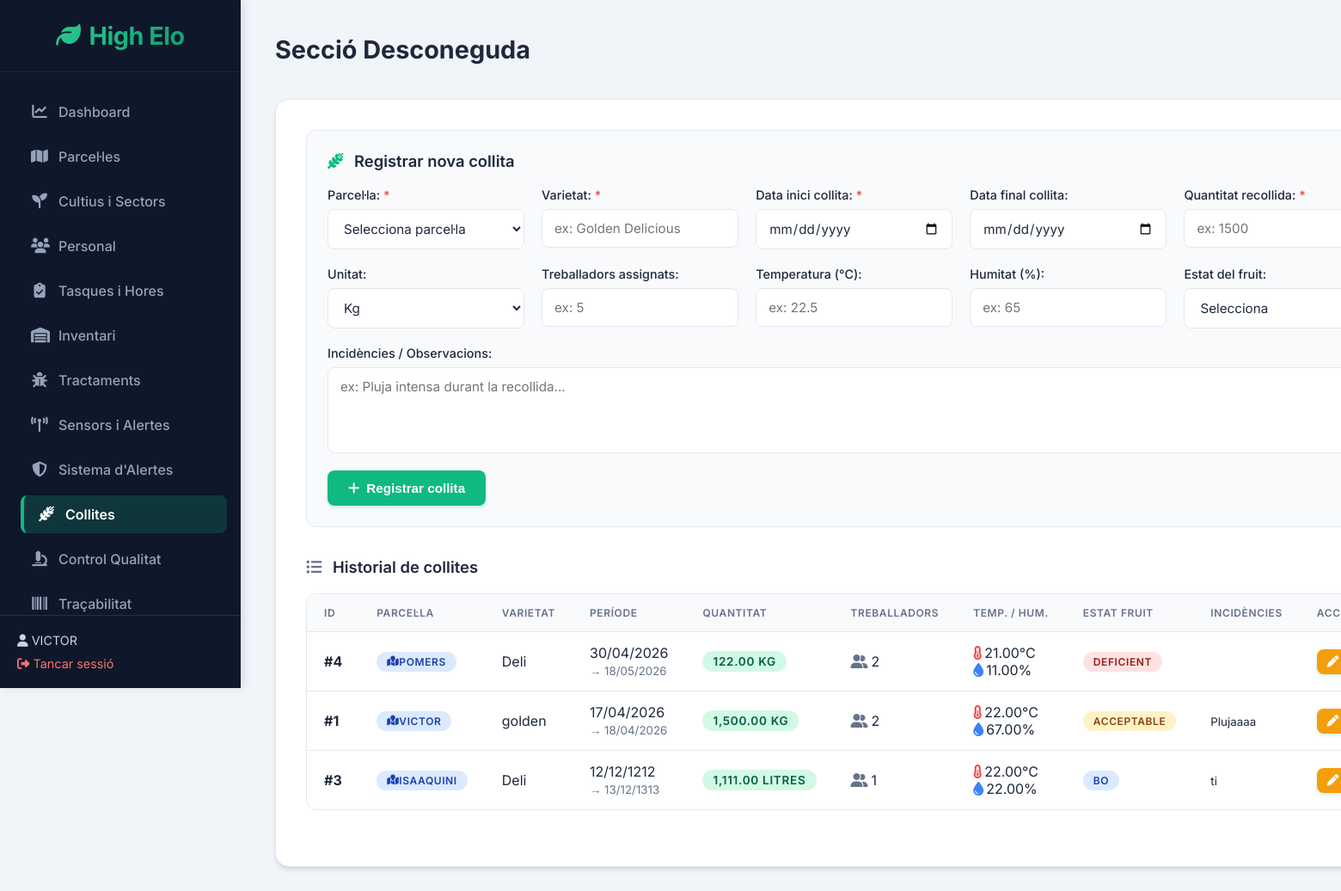
Screenshot of /index.php?p=collites (signed in) with the database file from the repository.
### tables this page shows
CREATE TABLE `collita` (
  `id_collita` int(11) NOT NULL,
  `data_inici` date NOT NULL,
  `data_final` date DEFAULT NULL,
  `id_parcela` int(11) NOT NULL,
  `varietat` varchar(100) NOT NULL,
  `quantitat` decimal(10,2) NOT NULL DEFAULT 0.00,
  `unitat` varchar(30) NOT NULL DEFAULT 'kg',
  `treballadors` int(11) DEFAULT 0,
  `temperatura` decimal(5,2) DEFAULT NULL,
  `humitat` decimal(5,2) DEFAULT NULL,
  `estat_fruit` varchar(100) DEFAULT NULL,
  `incidencies` text DEFAULT NULL
);

### modules/collites.php (the view, shortened to what this page needs)
<?php
$conn->query("
    CREATE TABLE IF NOT EXISTS `Collita` (
        `id_collita` int(11) NOT NULL AUTO_INCREMENT,
        `data_inici` date NOT NULL,
        `data_final` date DEFAULT NULL,
        `id_parcela` int(11) NOT NULL,
        `varietat` varchar(100) NOT NULL,
        `quantitat` decimal(10,2) NOT NULL DEFAULT 0.00,
        `unitat` varchar(30) NOT NULL DEFAULT 'kg',
        `treballadors` int(11) DEFAULT 0,
        `temperatura` decimal(5,2) DEFAULT NULL,
        `humitat` decimal(5,2) DEFAULT NULL,
        `estat_fruit` varchar(100) DEFAULT NULL,
        `incidencies` text DEFAULT NULL,
        PRIMARY KEY (`id_collita`),
        KEY `id_parcela` (`id_parcela`),
        CONSTRAINT `collita_ibfk_parcela` FOREIGN KEY (`id_parcela`) REFERENCES `Parcel·la` (`id_parcela`) ON DELETE CASCADE
    ) ENGINE=InnoDB DEFAULT CHARSET=utf8mb4 COLLATE=utf8mb4_spanish_ci
");
$editant = null;
?>
<div class="section">
    <div class="form-section">
        <h3>
            <?php if ($editant): ?>
                <i class="fa-solid fa-pen-to-square" style="color:var(--warning); margin-right:8px;"></i> Editar collita #<?= $editant['id_collita'] ?>
            <?php else: ?>
                <i class="fa-solid fa-wheat-awn" style="color:var(--primary); margin-right:8px;"></i> Registrar nova collita
            <?php endif; ?>
        </h3>
        <form method="post">
            <div class="form-grid">
                <div class="form-group">
                    <label>Parcel·la: <span style="color:var(--danger);">*</span></label>
                    <select name="id_parcela" required>
                        <option value="">Selecciona parcel·la</option>
                    </select>
                </div>
                <div class="form-group">
                    <label>Varietat: <span style="color:var(--danger);">*</span></label>
                    <input type="text" name="varietat" required placeholder="ex: Golden Delicious"
                           value="<?= htmlspecialchars($editant['varietat'] ?? '') ?>">
                </div>
                <div class="form-group">
                    <label>Data inici collita: <span style="color:var(--danger);">*</span></label>
                    <input type="date" name="data_inici" required
                           value="<?= $editant['data_inici'] ?? '' ?>">
                </div>
                <div class="form-group">
                    <label>Data final collita:</label>
                    <input type="date" name="data_final"
                           value="<?= $editant['data_final'] ?? '' ?>">
                </div>
                <div class="form-group">
                    <label>Quantitat recollida: <span style="color:var(--danger);">*</span></label>
                    <input type="number" name="quantitat" step="0.01" min="0" required placeholder="ex: 1500"
                           value="<?= $editant['quantitat'] ?? '' ?>">
                </div>
                <div class="form-group">
                    <label>Unitat:</label>
                    <select name="unitat">
                        <?php
                        $unitats = ['kg', 'tones', 'caixes', 'litres', 'unitats'];
                        foreach ($unitats as $u) {
                            $sel = ($editant && ($editant['unitat'] ?? '') === $u) ? 'selected' : '';
                            echo "<option value=\"$u\" $sel>" . ucfirst($u) . "</option>";
                        }
                        ?>
                    </select>
                </div>
                <div class="form-group">
                    <label>Treballadors assignats:</label>
                    <input type="number" name="treballadors" min="0" placeholder="ex: 5"
                           value="<?= $editant['treballadors'] ?? '' ?>">
                </div>
                <div class="form-group">
                    <label>Temperatura (°C):</label>
                    <input type="number" name="temperatura" step="0.1" placeholder="ex: 22.5"
                           value="<?= $editant['temperatura'] ?? '' ?>">
                </div>
                <div class="form-group">
                    <label>Humitat (%):</label>
                    <input type="number" name="humitat" step="0.1" min="0" max="100" placeholder="ex: 65"
                           value="<?= $editant['humitat'] ?? '' ?>">
                </div>
                <div class="form-group">
                    <label>Estat del fruit:</label>
                    <select name="estat_fruit">
                        <option value="">Selecciona</option>
                    </select>
                </div>
                <div class="form-group full-width">
                    <label>Incidències / Observacions:</label>
                    <textarea name="incidencies" rows="2" placeholder="ex: Pluja intensa durant la recollida..."><?= htmlspecialchars($editant['incidencies'] ?? '') ?></textarea>
                </div>
            </div>
            <?php if ($editant): ?>
                <button type="submit" class="btn" style="background:var(--warning); color:#fff;">
                    <i class="fa-solid fa-floppy-disk"></i> Guardar canvis
                </button>
                <a href="?p=collites" class="btn" style="background:white; border:1px solid var(--border-color); color:var(--text-main); margin-left:10px; box-shadow:none;">
                    <i class="fa-solid fa-xmark"></i> Cancel·lar
                </a>
            <?php else: ?>
                <button type="submit" class="btn">
                    <i class="fa-solid fa-plus"></i> Registrar collita
                </button>
            <?php endif; ?>
        </form>
    </div>
    <h3><i class="fa-solid fa-list-ul" style="margin-right:8px; color:var(--text-muted);"></i> Historial de collites</h3>
    <?php
    $collites = $conn->query("
        SELECT c.*, p.nom AS nom_parcela
        FROM Collita c
        JOIN Parcel·la p ON c.id_parcela = p.id_parcela
        ORDER BY c.data_inici DESC
    ");
    if ($collites && $collites->num_rows > 0):
    ?>
        <div class="table-container">
            <table>
                <tr>
                    <th>ID</th>
                    <th>Parcel·la</th>
                    <th>Varietat</th>
                    <th>Període</th>
                    <th>Quantitat</th>
                    <th>Treballadors</th>
                    <th>Temp. / Hum.</th>
                    <th>Estat fruit</th>
                    <th>Incidències</th>
                    <th>Accions</th>
                </tr>
                <?php while ($c = $collites->fetch_assoc()): ?>
                    <tr>
                        <td><strong>#<?= $c['id_collita'] ?></strong></td>
                        <td><span class="badge badge-info"><i class="fa-solid fa-map-location"></i> <?= htmlspecialchars($c['nom_parcela']) ?></span></td>
                        <td><?= htmlspecialchars($c['varietat']) ?></td>
                        <td>
                            <?= date('d/m/Y', strtotime($c['data_inici'])) ?>
                            <?php if ($c['data_final']): ?>
                                <br><small style="color:var(--text-muted);">→ <?= date('d/m/Y', strtotime($c['data_final'])) ?></small>
                            <?php endif; ?>
                        </td>
                        <td><span class="badge badge-success" style="font-size:0.85rem;"><?= number_format($c['quantitat'], 2) ?> <?= htmlspecialchars($c['unitat']) ?></span></td>
                        <td>
                            <?php if ($c['treballadors'] > 0): ?>
                                <i class="fa-solid fa-user-group" style="color:var(--text-muted); margin-right:4px;"></i><?= $c['treballadors'] ?>
                            <?php else: ?>
                                -
                            <?php endif; ?>
                        </td>
                        <td>
                            <?php if ($c['temperatura'] !== null): ?>
                                <i class="fa-solid fa-temperature-half" style="color:var(--danger); margin-right:3px;"></i><?= $c['temperatura'] ?>°C
                            <?php endif; ?>
                            <?php if ($c['humitat'] !== null): ?>
                                <br><i class="fa-solid fa-droplet" style="color:var(--info); margin-right:3px;"></i><?= $c['humitat'] ?>%
                            <?php endif; ?>
                        </td>
                        <td>
                            <?php
                            if ($c['estat_fruit']) {
                                $ec = 'badge-secondary';
                                if ($c['estat_fruit'] === 'Excel·lent') $ec = 'badge-success';
                                elseif ($c['estat_fruit'] === 'Bo') $ec = 'badge-info';
                                elseif ($c['estat_fruit'] === 'Acceptable') $ec = 'badge-warning';
                                elseif ($c['estat_fruit'] === 'Deficient' || $c['estat_fruit'] === 'Malmès') $ec = 'badge-danger';
                                echo "<span class='badge $ec'>" . htmlspecialchars($c['estat_fruit']) . "</span>";
                            } else {
                                echo '-';
                            }
                            ?>
                        </td>
                        <td style="max-width:200px; white-space:normal;">
                            <small><?= nl2br(htmlspecialchars($c['incidencies'] ?? '-')) ?></small>
                        </td>
                        <td style="white-space:nowrap;">
                            <a href="?p=collites&editar_collita=<?= $c['id_collita'] ?>"
                               class="btn btn-icon" style="background:var(--warning); color:#fff; padding:8px 12px; font-size:0.85rem;" title="Editar">
                                <i class="fa-solid fa-pen"></i>
                            </a>
                        </td>
                    </tr>
                <?php endwhile; ?>
            </table>
        </div>
    <?php else: ?>
        <p style="color:var(--text-muted);"><i class="fa-solid fa-folder-open"></i> Encara no hi ha collites registrades. Utilitza el formulari per afegir-ne una!</p>
    <?php endif; ?>
</div>

### assets/css/style.css (style rules this page uses)
:root { --primary: #10b981; --primary-light: #34d399; --primary-dark: #059669; --bg-body: #f1f5f9; --bg-sidebar: #0f172a; --text-sidebar: #94a3b8; --text-sidebar-hover: #ffffff; --card-bg: #ffffff; --text-main: #1e293b; --text-muted: #64748b; --border-color: #e2e8f0; --danger: #ef4444; --danger-dark: #dc2626; --warning: #f59e0b; --info: #3b82f6; --shadow-sm: 0 1px 2px 0 rgba(0, 0, 0, 0.05); --shadow-md: 0 4px 6px -1px rgba(0, 0, 0, 0.1), 0 2px 4px -1px rgba(0, 0, 0, 0.06); --shadow-lg: 0 10px 15px -3px rgba(0, 0, 0, 0.1), 0 4px 6px -2px rgba(0, 0, 0, 0.05); --radius-md: 0.5rem; --radius-lg: 0.75rem; --radius-xl: 1rem; }
* { box-sizing: border-box; }
body { font-family: 'Inter', sans-serif; background: var(--bg-body); color: var(--text-main); margin: 0; padding: 0; display: flex; min-height: 100vh; }
.section { background: var(--card-bg); border-radius: var(--radius-xl); box-shadow: var(--shadow-md); padding: 35px; margin-bottom: 30px; border: 1px solid var(--border-color); }
.section h3 { font-size: 1.15rem; color: var(--text-main); margin-top: 0; margin-bottom: 20px; font-weight: 600; }
.form-section { background: #f8fafc; padding: 24px; border-radius: var(--radius-lg); margin-bottom: 35px; border: 1px solid var(--border-color); }
.form-grid { display: grid; grid-template-columns: repeat(auto-fit, minmax(220px, 1fr)); gap: 20px; margin-bottom: 20px; }
.form-group { display: flex; flex-direction: column; gap: 8px; }
.form-group.full-width { grid-column: 1 / -1; }
label { font-weight: 500; font-size: 0.9rem; color: var(--text-main); }
input, select, textarea { width: 100%; padding: 12px 14px; border: 1px solid var(--border-color); border-radius: var(--radius-md); font-family: inherit; font-size: 0.95rem; background: white; transition: all 0.2s; outline: none; color: var(--text-main); }
textarea { resize: vertical; min-height: 100px; }
.btn { background: var(--primary); color: white; border: none; padding: 12px 24px; border-radius: var(--radius-md); cursor: pointer; font-weight: 600; font-size: 0.95rem; transition: all 0.2s; box-shadow: 0 2px 4px rgba(16, 185, 129, 0.2); display: inline-flex; align-items: center; justify-content: center; gap: 8px; text-decoration: none; }
.table-container { overflow-x: auto; border-radius: var(--radius-lg); border: 1px solid var(--border-color); background: white; margin-bottom: 30px; }
table { width: 100%; border-collapse: collapse; white-space: nowrap; }
table th, table td { padding: 14px 20px; text-align: left; border-bottom: 1px solid var(--border-color); vertical-align: middle; }
table th { background: #f8fafc; color: var(--text-muted); font-weight: 600; text-transform: uppercase; font-size: 0.75rem; letter-spacing: 0.05em; }
table tr:last-child td { border-bottom: none; }
table tbody tr { transition: background 0.2s; }
.badge { display: inline-flex; align-items: center; padding: 4px 12px; border-radius: 9999px; font-size: 0.75rem; font-weight: 600; text-transform: uppercase; letter-spacing: 0.05em; }
.badge-success { background: #d1fae5; color: #065f46; }
.badge-warning { background: #fef3c7; color: #92400e; }
.badge-danger { background: #fee2e2; color: #991b1b; }
.badge-info { background: #dbeafe; color: #1e40af; }
.btn-icon { padding: 8px 12px; font-size: 0.9rem; }

### rows the page displays
collita: id_collita "4", id_parcela.nom "POMERS", varietat "Deli", data_inici "30/04/2026", data_final "18/05/2026", quantitat "122.00", unitat "KG", treballadors "2", temperatura "21.00", humitat "11.00", estat_fruit "DEFICIENT"
collita: id_collita "1", id_parcela.nom "VICTOR", varietat "golden", data_inici "17/04/2026", data_final "18/04/2026", quantitat "1,500.00", unitat "KG", treballadors "2", temperatura "22.00", humitat "67.00", estat_fruit "ACCEPTABLE", incidencies "Plujaaaa"
collita: id_collita "3", id_parcela.nom "ISAAQUINI", varietat "Deli", data_inici "12/12/1212", data_final "13/12/1313", quantitat "1,111.00", unitat "LITRES", treballadors "1", temperatura "22.00", humitat "22.00", estat_fruit "BO", incidencies "ti"

### other values shown
$_SESSION['usuari_nom'] "VICTOR"
$titols[$p] "Secció Desconeguda"
form field unitat "Kg"
